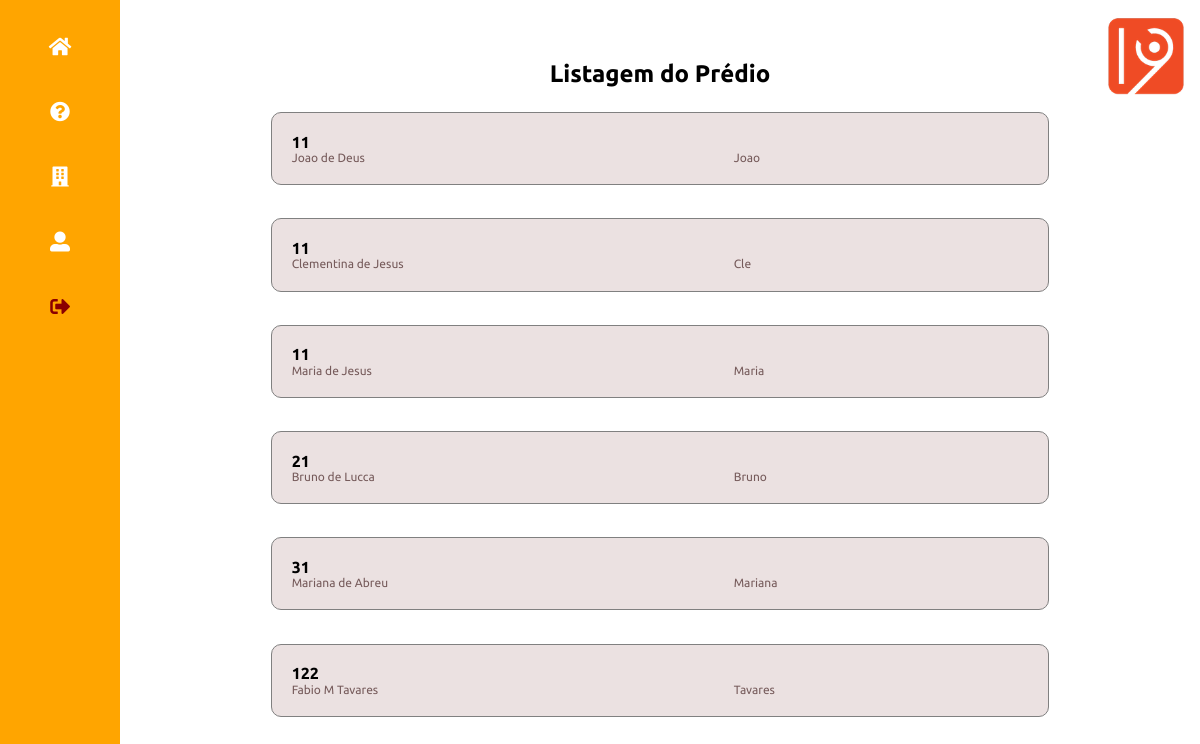
/lista_predio (signed in), run on an earlier commit of the app's database.
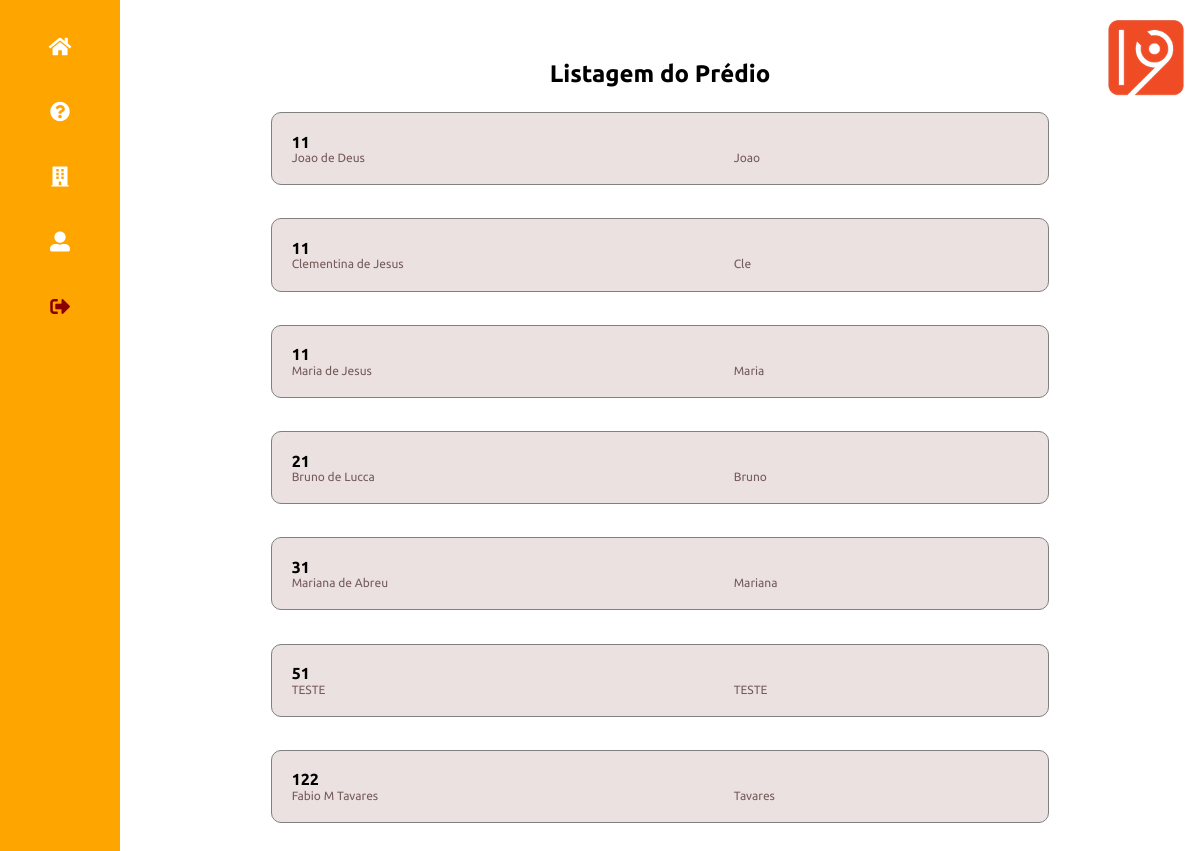
And on a later commit of the database.
### tables this page shows
CREATE TABLE 'condominio_moradores' 
    ('id' INTEGER PRIMARY KEY AUTOINCREMENT, 
     'andar' INTEGER NOT NULL, 
     'apto' INTEGER NOT NULL, 
     'nome'  VARCHAR NOT NULL , 
     'apelido' VARCHAR NOT NULL, 
     'email' VARCHAR, 
     'telefone' VARCHAR, 
     'senha'  VARCHAR NOT NULL, 
     'nascimento' DATETIME, 
     'sobre_voce' VARCHAR,
     'sobre_familia' VARCHAR,    
     'tipo' VARCHAR NOT NULL,
     'status' VARCHAR default 'block',
     'foto' VARCHAR,
     'filhos' integer,
     'admin' VARCHAR default 'n'
    );

### app.py (the view)
@app.route('/lista_predio', methods=['POST', 'GET'])
def listar_predio():
    db = get_db()
    if 'user' in session:
        user = session['user']
        admin = session['admin']
        cur = db.execute('select id, nome, apelido, andar, apto from condominio_moradores order by andar, apto')
        r_lista_predio = cur.fetchall()
        return render_template('condominio_user_05_listar.html', r_lista_predio = r_lista_predio, user=user, admin=admin)
    else:
        return 'Precisa estar logado'

### app.py (called while the page is built)
def connect_db():
    sql = sqlite3.connect('/Users/fabio/flask/condominio.db')
    sql.row_factory = sqlite3.Row
    return sql

def get_db():
    if not hasattr(g, 'sqlite3'):
        g.sqlite_db = connect_db()
    return  g.sqlite_db

### templates/condominio_user_05_listar.html (shortened to what this page needs)
<!doctype html>
{% from "condominio_menu.html" import condominio_menu %}
<html lang="pt-br">
<head>
    <link rel="stylesheet" href="../static/css/normalize.css">
    <link rel="stylesheet" href="https://use.fontawesome.com/releases/v5.0.13/css/all.css">
    <link rel="stylesheet" href="../static/css/estilo_gincana.css">
</head>
<body>
    <header class="topo-pagina">
        {% block condominio_menu %}
            {{ condominio_menu(user,admin) }}
        {% endblock %}
        <p class="logo"><img src="../static/images/one9.webp" /></p>
    </header>
    <main class="bloco-principal">
        <h1>Listagem do Prédio</h1>
        <div class="bloco-tabela-moradores">
            {% for morador in r_lista_predio %}
            {%  set casa = morador['andar'] ~ morador['apto'] %}
            <br>
            <table cellpadding="0" cellspacing="0" class="tabela-moradores">
                    <tr>
                        <td colspan="2" class="tabela-titulo"> <a href="gincana_login.html"> {{ casa }}</a> </td>
                    </tr>
                    <tr>
                        <td class="tabela-linha-nome"> <a href="gincana_login.html"> {{ morador['nome'] }} </a> </td>
                        <td class="tabela-linha-apelido"> <a href="gincana_login.html">  {{ morador['apelido'] }} </a> </td>
                    </tr>
            </table>
            {% endfor %}
        </div>
    </main>
</body>
</html>

What changed in the data, as far as the page shows it:
added condominio_moradores: casa "51", nome "TESTE", apelido "TESTE"
